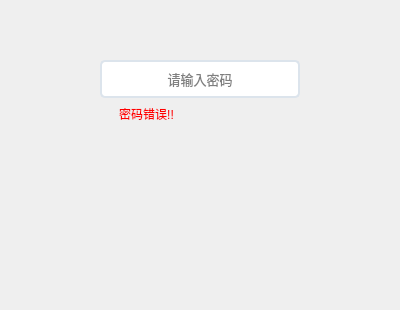
<?xml version="1.0" encoding="UTF-8"?>
<ui version="4.0">
 <class>Login</class>
 <widget class="QDialog" name="Login">
  <property name="geometry">
   <rect>
    <x>0</x>
    <y>0</y>
    <width>400</width>
    <height>310</height>
   </rect>
  </property>
  <property name="sizePolicy">
   <sizepolicy hsizetype="Fixed" vsizetype="Fixed">
    <horstretch>0</horstretch>
    <verstretch>0</verstretch>
   </sizepolicy>
  </property>
  <property name="minimumSize">
   <size>
    <width>400</width>
    <height>310</height>
   </size>
  </property>
  <property name="maximumSize">
   <size>
    <width>450</width>
    <height>400</height>
   </size>
  </property>
  <property name="windowTitle">
   <string>进入密码管理器</string>
  </property>
  <widget class="QLineEdit" name="lineEdit">
   <property name="geometry">
    <rect>
     <x>100</x>
     <y>60</y>
     <width>200</width>
     <height>38</height>
    </rect>
   </property>
   <property name="sizePolicy">
    <sizepolicy hsizetype="Fixed" vsizetype="Fixed">
     <horstretch>0</horstretch>
     <verstretch>0</verstretch>
    </sizepolicy>
   </property>
   <property name="font">
    <font>
     <family>Consolas</family>
     <pointsize>10</pointsize>
     <weight>50</weight>
     <bold>false</bold>
    </font>
   </property>
   <property name="styleSheet">
    <string notr="true">QLineEdit {
	border-style:none;
	padding:6px;
	border-radius:5px;
	border:2px solid #DCE4EC;
}
QLineEdit:focus {
	border:2px solid #34495E;
}</string>
   </property>
   <property name="inputMethodHints">
    <set>Qt::ImhEmailCharactersOnly|Qt::ImhHiddenText|Qt::ImhNoAutoUppercase|Qt::ImhNoPredictiveText|Qt::ImhSensitiveData</set>
   </property>
   <property name="echoMode">
    <enum>QLineEdit::Password</enum>
   </property>
   <property name="alignment">
    <set>Qt::AlignCenter</set>
   </property>
   <property name="placeholderText">
    <string>请输入密码</string>
   </property>
   <property name="cursorMoveStyle">
    <enum>Qt::VisualMoveStyle</enum>
   </property>
   <property name="clearButtonEnabled">
    <bool>true</bool>
   </property>
  </widget>
  <widget class="QPushButton" name="pushButton">
   <property name="geometry">
    <rect>
     <x>160</x>
     <y>170</y>
     <width>80</width>
     <height>80</height>
    </rect>
   </property>
   <property name="sizePolicy">
    <sizepolicy hsizetype="Fixed" vsizetype="Fixed">
     <horstretch>0</horstretch>
     <verstretch>0</verstretch>
    </sizepolicy>
   </property>
   <property name="layoutDirection">
    <enum>Qt::LeftToRight</enum>
   </property>
   <property name="autoFillBackground">
    <bool>false</bool>
   </property>
   <property name="styleSheet">
    <string notr="true">QPushButton{
    background:transparent;
}</string>
   </property>
   <property name="text">
    <string/>
   </property>
   <property name="icon">
    <iconset>
     <normalon>src/icon/lock.png</normalon>
     <disabledon>src/icon/redlock.png</disabledon>
    </iconset>
   </property>
   <property name="iconSize">
    <size>
     <width>70</width>
     <height>70</height>
    </size>
   </property>
   <property name="shortcut">
    <string>Enter</string>
   </property>
   <property name="checkable">
    <bool>false</bool>
   </property>
   <property name="default">
    <bool>true</bool>
   </property>
   <property name="flat">
    <bool>true</bool>
   </property>
  </widget>
  <widget class="QPushButton" name="pbt_warning">
   <property name="geometry">
    <rect>
     <x>100</x>
     <y>100</y>
     <width>93</width>
     <height>28</height>
    </rect>
   </property>
   <property name="sizePolicy">
    <sizepolicy hsizetype="Minimum" vsizetype="Fixed">
     <horstretch>0</horstretch>
     <verstretch>0</verstretch>
    </sizepolicy>
   </property>
   <property name="styleSheet">
    <string notr="true">color:red;
</string>
   </property>
   <property name="text">
    <string>密码错误!!</string>
   </property>
   <property name="flat">
    <bool>true</bool>
   </property>
  </widget>
 </widget>
 <resources/>
 <connections/>
</ui>
